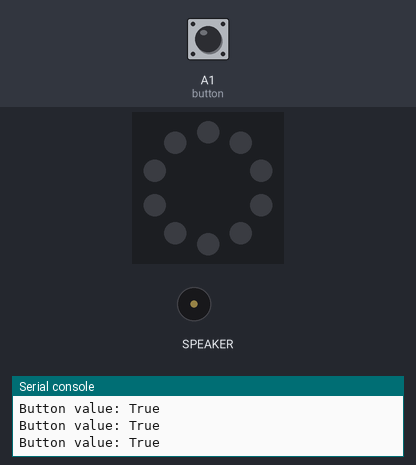
Simulated run of this program. Board: Circuit Playground running CircuitPython. Parts: the board's ring of 10 RGB LEDs (number 0 left of the top, counting anticlockwise), buzzer (waves = sounding), the last lines printed to the serial console. The test bench sets the inputs (shaded band); at power-on: A1 (button) HIGH. Audio playback is drawn as a buzzer.

Above: at 1.2 s.
1.3 s: A1 (button) pulled LOW for 0.15 s
At 2.1 s:
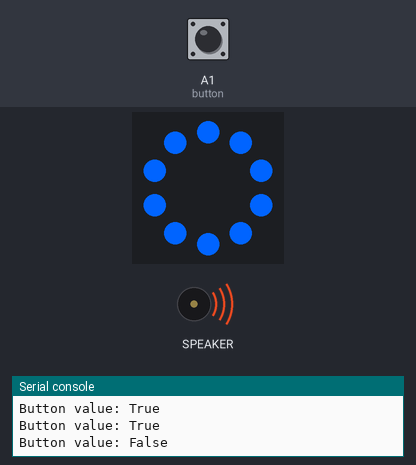
3.8 s: A1 (button) pulled LOW for 3.2 s
At 4.81 s:
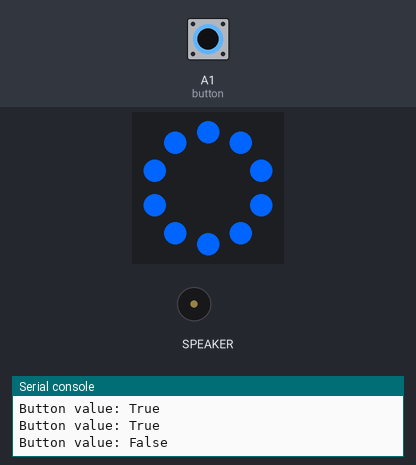
At 8.5 s:
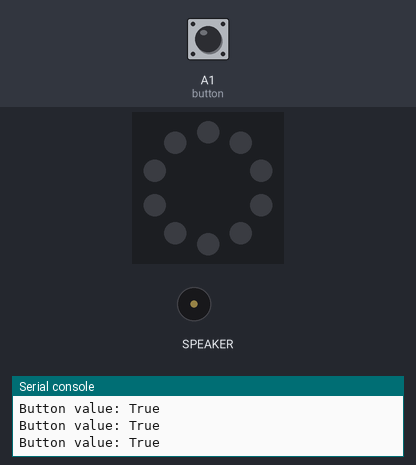
Timing chart, 0 to 10.0 s (numbered marks = the images above; inputs shaded):
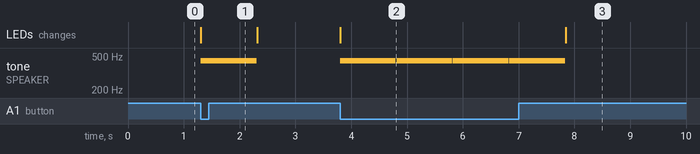

Measured:
- after the input at 1.3 s, tone on SPEAKER: silent → 440 Hz at once, → silent 1.0 s later; the LEDs: change at once (image 1)
- after the input at 3.8 s, tone on SPEAKER: alternates 440 Hz for 1.0 s and silent for 0.01 s, 8 changes in all, then stays silent, starting at once; the LEDs: change at once (image 2)

The program:

ExternalButton.py
```python
import time
from adafruit_circuitplayground import cp   # enable onboard hardware (e.g. pixels)
import board                                # enable general purpose pins
import digitalio                            # to set pins as DIGITAL input and output

## variables
pin = board.A1                          #pin Signal-wire is attached to

## enable external button
button = digitalio.DigitalInOut(pin)    # name pin "button" and set pin as a digital input/output
button.switch_to_input()                # make pin input


while True:
    print("Button value:", button.value)
    # the button reads True when not pressed and False when pressed

    if not button.value:  # button is pushed
        cp.pixels.fill((0, 100, 255))
        cp.play_file("dip.wav")

    else:
        cp.pixels.fill((0, 0, 0))

    time.sleep(0.01)
```
